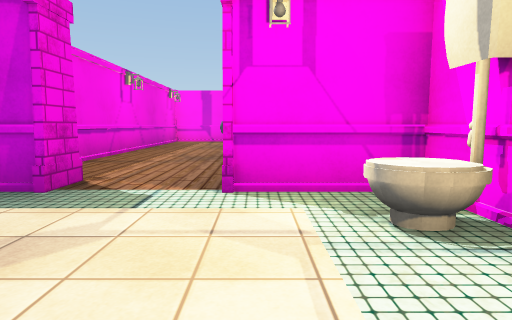
View 1 (above)

19 first-person views from a walk through a scene from a Unity 3-D project. The camera is 1.2 m above the floor, tilts 6° down and sees 75° across. The floor is counted in squares, 2 m on a side. Each view is taken from the middle of a square. On the plan, view 1 faces up. The plan holds only what a view shows up to about 10 squares ahead; the rest is blank. The place goes on beyond the plan. The player character is not drawn. Some animated figures are not drawn. Some surface patterns are stand-ins.

View 2
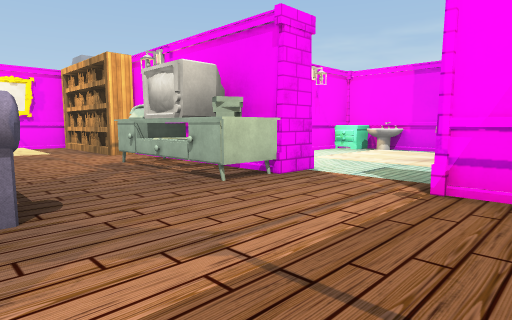

View 3
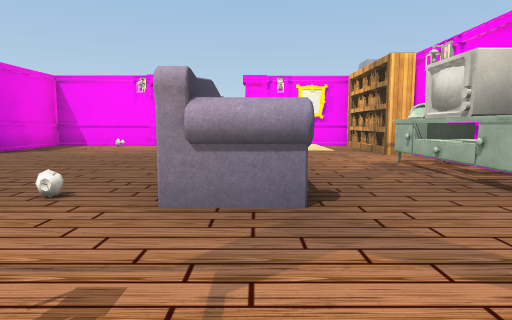

View 4
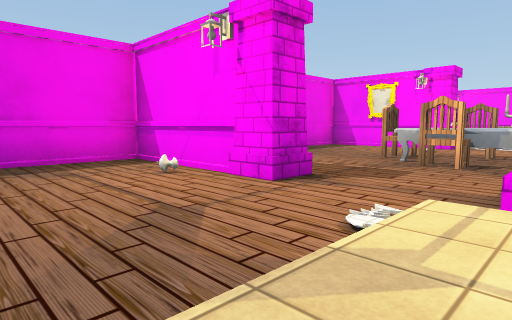

View 5
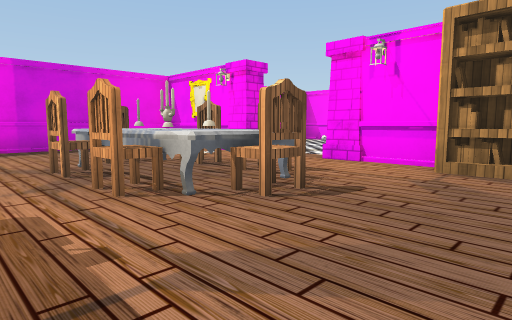

View 6
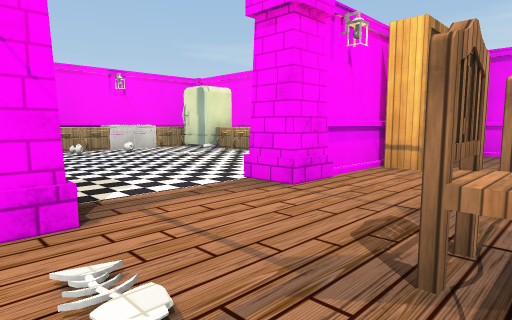

View 7
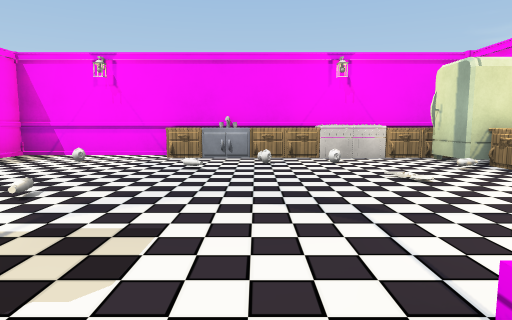

View 8
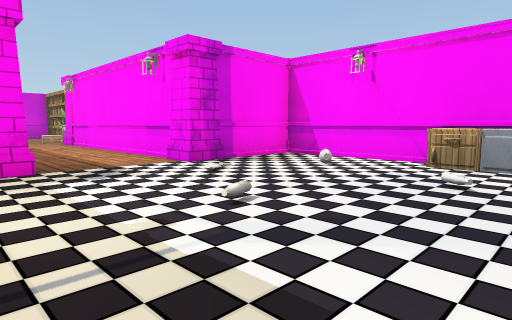

View 9
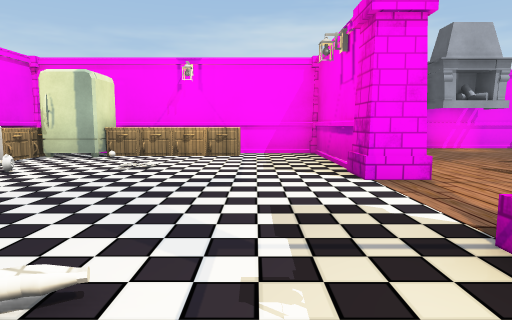

View 10
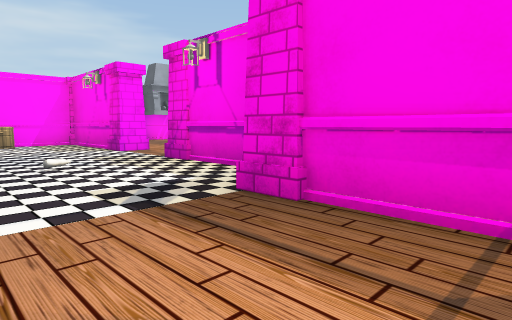

View 11
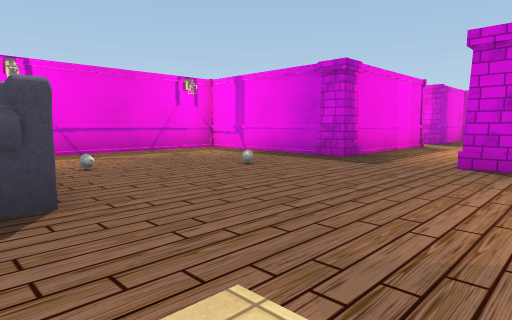

View 12
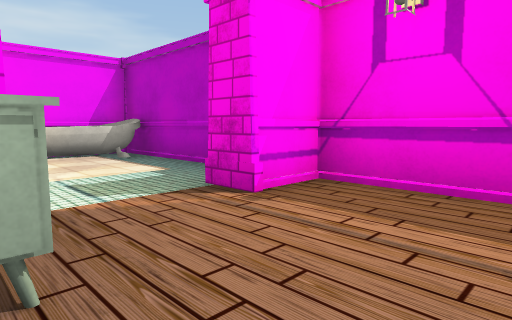

View 13
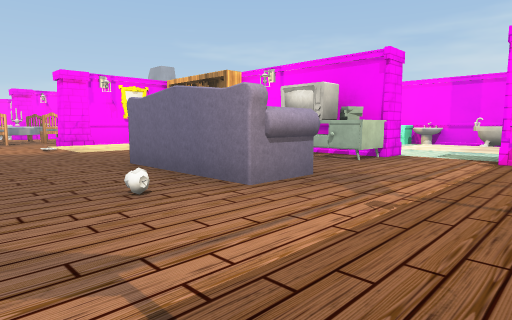

View 14
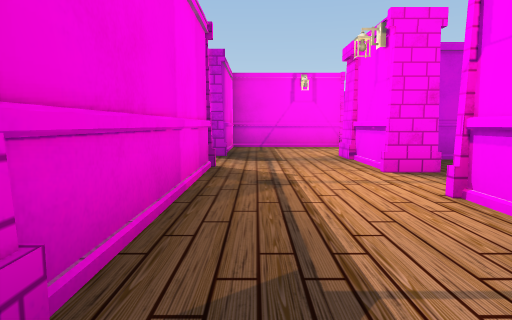

View 15
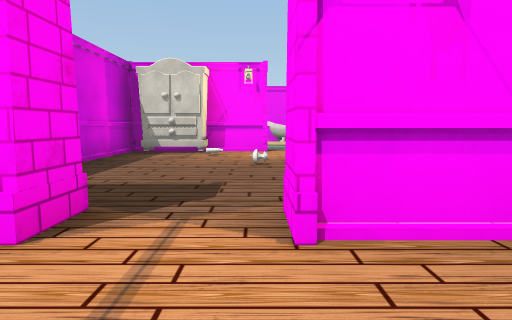

View 16
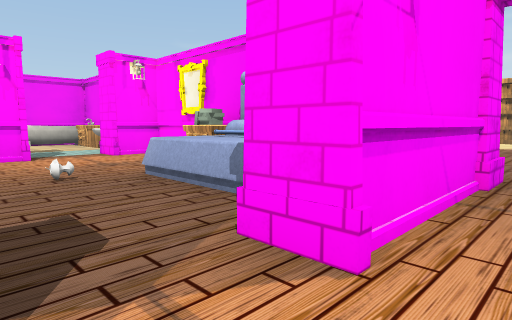

View 17
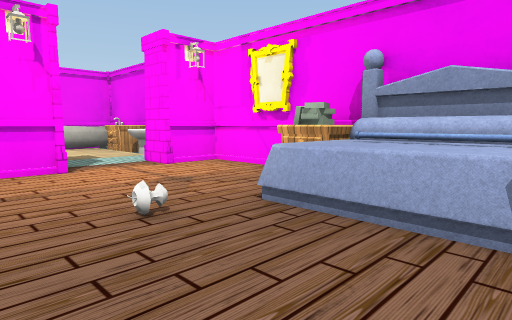

View 18
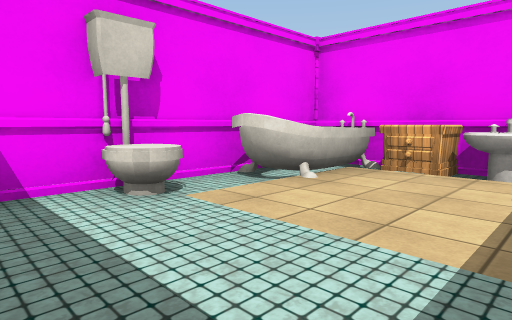

View 19
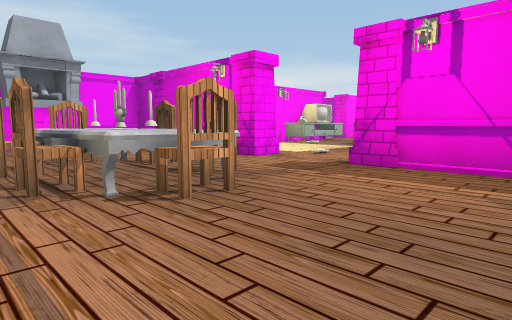

### Floor plan
Ten units are one square. View 1 is at (0, 0); x grows to the right and y downward. Boxes are objects, and circles mark ways between rooms. Rooms are numbered by the first view taken in them; rooms with no view inside come last. Other rooms are left out.
<svg viewBox="-40 -227 242 247">
<path fill="none" stroke="#000" d="M73 -58 73 -44M67 -104 67 -128 45 -128M73 -115 73 -105M67 -43 67 -66M75 -23 106 -23M37 -135 37 -158M132 -50 132 -59M132 -114 132 -128 91 -128M137 -56 137 -45M17 -21 17 -33 11 -33M138 -38 154 -38M6 -133 -32 -133 -32 -38 -24 -38M13 -156 13 -137M17 5 17 -5M-21 -33 -26 -33M148 -148 148 -135M172 -136 172 -175M-32 -19 -32 4M197 -45 197 -125M-25 12 5 12M195 -128 178 -128M13 -165 13 -156M37 -173 37 -185M35 -222 13 -222 13 -195M97 -164 97 -173M95 -188 72 -188M69 -133 99 -133M116 -133 143 -133 143 -176M56 -188 51 -188"/>
<rect x="-35" y="5" width="10" height="10" fill="#bbb"><title>pillar</title></rect>
<rect x="-25" y="-5" width="20" height="10" fill="#bbb"><title>other object</title></rect>
<rect x="-25" y="-45" width="10" height="10" fill="#bbb"><title>pillar</title></rect>
<rect x="-5" y="-45" width="10" height="10" fill="#bbb"><title>pillar</title></rect>
<rect x="-5" y="-75" width="30" height="10" fill="#bbb"><title>sofa</title></rect>
<rect x="-5" y="-95" width="10" height="10" fill="#bbb"><title>other object</title></rect>
<rect x="5" y="5" width="10" height="10" fill="#bbb"><title>table</title></rect>
<rect x="5" y="-5" width="10" height="10" fill="#bbb"><title>other object</title></rect>
<rect x="5" y="-25" width="10" height="10" fill="#bbb"><title>toilet</title></rect>
<rect x="5" y="-35" width="10" height="10" fill="#bbb"><title>other object</title></rect>
<rect x="5" y="-45" width="10" height="10" fill="#bbb"><title>TV</title></rect>
<rect x="5" y="-115" width="10" height="10" fill="#bbb"><title>other object</title></rect>
<rect x="5" y="-135" width="10" height="10" fill="#bbb"><title>pillar</title></rect>
<rect x="15" y="-45" width="10" height="10" fill="#bbb"><title>other object</title></rect>
<rect x="35" y="-135" width="10" height="10" fill="#bbb"><title>pillar</title></rect>
<rect x="55" y="-115" width="10" height="10" fill="#bbb"><title>other object</title></rect>
<rect x="65" y="-75" width="10" height="10" fill="#bbb"><title>pillar</title></rect>
<rect x="65" y="-105" width="10" height="10" fill="#bbb"><title>pillar</title></rect>
<rect x="85" y="-75" width="10" height="10" fill="#bbb"><title>chair</title></rect>
<rect x="85" y="-85" width="10" height="10" fill="#bbb"><title>chair</title></rect>
<rect x="95" y="-65" width="10" height="10" fill="#bbb"><title>chair</title></rect>
<rect x="95" y="-75" width="10" height="10" fill="#bbb"><title>other object</title></rect>
<rect x="95" y="-85" width="10" height="10" fill="#bbb"><title>other object</title></rect>
<rect x="95" y="-95" width="10" height="10" fill="#bbb"><title>chair</title></rect>
<rect x="105" y="-75" width="10" height="10" fill="#bbb"><title>chair</title></rect>
<rect x="105" y="-95" width="10" height="20" fill="#bbb"><title>chair</title></rect>
<rect x="125" y="-45" width="10" height="20" fill="#bbb"><title>bookshelf</title></rect>
<rect x="135" y="-45" width="10" height="10" fill="#bbb"><title>pillar</title></rect>
<rect x="135" y="-65" width="10" height="10" fill="#bbb"><title>other object</title></rect>
<rect x="135" y="-75" width="10" height="10" fill="#bbb"><title>pillar</title></rect>
<rect x="135" y="-105" width="10" height="10" fill="#bbb"><title>pillar</title></rect>
<rect x="135" y="-115" width="10" height="10" fill="#bbb"><title>other object</title></rect>
<rect x="145" y="-135" width="10" height="10" fill="#bbb"><title>pillar</title></rect>
<rect x="155" y="-45" width="10" height="10" fill="#bbb"><title>counter</title></rect>
<rect x="165" y="-135" width="10" height="10" fill="#bbb"><title>pillar</title></rect>
<rect x="175" y="-75" width="10" height="10" fill="#bbb"><title>other object</title></rect>
<rect x="175" y="-85" width="10" height="10" fill="#bbb"><title>other object</title></rect>
<rect x="175" y="-115" width="10" height="10" fill="#bbb"><title>other object</title></rect>
<rect x="185" y="-55" width="10" height="10" fill="#bbb"><title>fridge</title></rect>
<rect x="185" y="-65" width="10" height="10" fill="#bbb"><title>other object</title></rect>
<rect x="185" y="-75" width="10" height="10" fill="#bbb"><title>counter</title></rect>
<rect x="185" y="-85" width="10" height="10" fill="#bbb"><title>counter</title></rect>
<rect x="185" y="-95" width="10" height="10" fill="#bbb"><title>counter</title></rect>
<rect x="-35" y="-145" width="10" height="10" fill="#bbb"><title>other object</title></rect>
<rect x="5" y="-185" width="10" height="10" fill="#bbb"><title>pillar</title></rect>
<rect x="5" y="-195" width="10" height="10" fill="#bbb"><title>pillar</title></rect>
<rect x="35" y="-195" width="10" height="10" fill="#bbb"><title>pillar</title></rect>
<rect x="35" y="-165" width="10" height="10" fill="#bbb"><title>pillar</title></rect>
<rect x="35" y="-175" width="10" height="10" fill="#bbb"><title>pillar</title></rect>
<rect x="45" y="-155" width="20" height="10" fill="#bbb"><title>bed</title></rect>
<rect x="55" y="-145" width="10" height="10" fill="#bbb"><title>other object</title></rect>
<rect x="65" y="-145" width="10" height="10" fill="#bbb"><title>table</title></rect>
<rect x="65" y="-165" width="10" height="10" fill="#bbb"><title>other object</title></rect>
<rect x="85" y="-185" width="10" height="10" fill="#bbb"><title>closet</title></rect>
<rect x="95" y="-145" width="10" height="10" fill="#bbb"><title>pillar</title></rect>
<rect x="95" y="-165" width="10" height="10" fill="#bbb"><title>pillar</title></rect>
<rect x="115" y="-145" width="20" height="10" fill="#bbb"><title>table</title></rect>
<rect x="125" y="-155" width="20" height="10" fill="#bbb"><title>other object</title></rect>
<rect x="135" y="-175" width="10" height="10" fill="#bbb"><title>toilet</title></rect>
<circle cx="25" cy="-145" r="3" fill="#2a7"/>
<circle cx="40" cy="-165" r="3" fill="#2a7"/>
<text x="70" y="-80">1</text>
<text x="-20" y="-170">2</text>
<text x="90" y="-160">3</text>
</svg>
Room 1 opens to room 2. Room 2 opens to room 3.

Where each view was taken, in squares from view 1:
view 1: 0 up, 0 right, facing up
view 2: 7 up, 3 left, facing down-right
view 3: 7 up, 3 left, facing right
view 4: 7 up, 4 right, facing up-right
view 5: 4 up, 8 right, facing up-right
view 6: 10 up, 11 right, facing down-right
view 7: 8 up, 13 right, facing right
view 8: 8 up, 14 right, facing up-right
view 9: 11 up, 15 right, facing down
view 10: 15 up, 17 right, facing down-left
view 11: 7 up, 5 right, facing up-left
view 12: 6 up, 0 right, facing down-left
view 13: 10 up, 3 left, facing down-right
view 14: 13 up, 2 right, facing up
view 15: 16 up, 2 right, facing right
view 16: 17 up, 3 right, facing down-right
view 17: 17 up, 5 right, facing down-right
view 18: 18 up, 11 right, facing down-right
view 19: 12 up, 12 right, facing down-left
